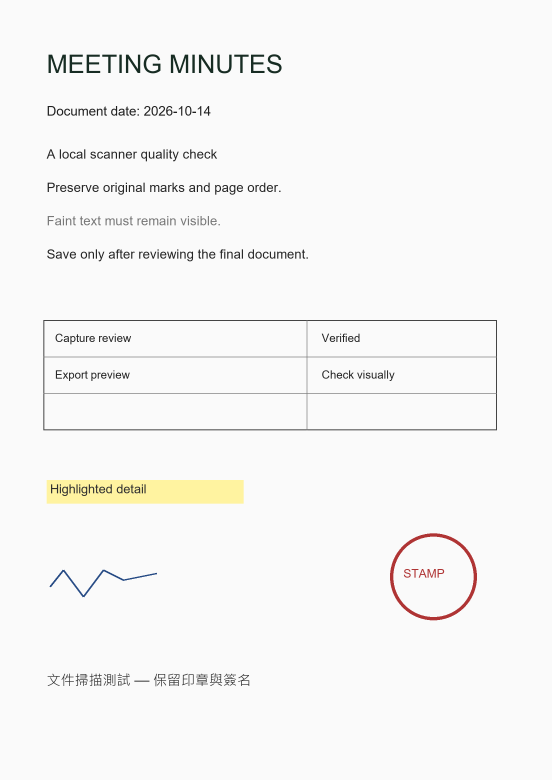
#> input picture android/app/src/androidTest/assets/sample.png, 1654 x 2339 px (shown at 1/3 size)
$ python -i verify_cleaner_reference.py   (imports and definitions only)
#> lines starting #> are read from the running program, lines starting #| are printed output that depends on the picture; after the words box and inside, x2 and y2 are one past the last pixel; in counts of white or black regions, pixels touching at a corner belong together
"""Portable OpenCV 4.12 reference experiment, not Android device validation."""
from pathlib import Path
import json, time
import cv2 as cv
import numpy as np
ROOT=Path(__file__).resolve().parents[2]
OUT=ROOT/'output'/'cleaner-research'
# [1 line not run here, left out]
rng=np.random.default_rng(47)
h,w=1200,900
page=np.full((h,w,3),244,np.uint8)
mask=np.zeros((h,w),np.uint8)
# [10 lines not run here, left out]
illum=.64+.34*np.linspace(0,1,h)[:,None]+.025*np.sin(np.linspace(0,7,w))[None,:]
source=np.clip(page.astype(float)*illum[:,:,None]+rng.normal(0,.8,(h,w,1)),0,255).astype(np.uint8)
source=cv.GaussianBlur(source,(0,0),.5)
def tone(image,sharp=25,contrast=15):
 ycc=cv.cvtColor(image,cv.COLOR_BGR2YCrCb);y=ycc[:,:,0]
 table=np.clip(np.floor((np.arange(256)-127.5)*2**(contrast/50)+127.5+.5),0,255).astype(np.uint8)
 y=cv.LUT(y,table)
 blur=cv.GaussianBlur(y,(0,0),max(.6,min(1.4,max(y.shape)*.85/1800)))
 detail=y.astype(float)-blur.astype(float)
 delta=np.where(np.abs(detail)>2,np.clip(np.floor(detail*sharp/100+.5),-24,24),0)
 ycc[:,:,0]=np.clip(y.astype(float)+delta,0,255).astype(np.uint8)
 return cv.cvtColor(ycc,cv.COLOR_YCrCb2BGR)
def background(gray):
 scale=min(1,700/max(gray.shape));small=cv.resize(gray,(round(gray.shape[1]*scale),round(gray.shape[0]*scale)),interpolation=cv.INTER_AREA)
 bg=cv.morphologyEx(small,cv.MORPH_CLOSE,cv.getStructuringElement(cv.MORPH_ELLIPSE,(31,31)))
 bg=cv.GaussianBlur(bg,(0,0),7)
 return cv.resize(bg,(gray.shape[1],gray.shape[0]),interpolation=cv.INTER_LINEAR)
def clean_color(image):
 gray=cv.cvtColor(image,cv.COLOR_BGR2GRAY);bg=background(gray).astype(float)
 lo=image.min(2);hi=image.max(2);v=image.astype(np.int32)
 lum=(29*v[:,:,0]+150*v[:,:,1]+77*v[:,:,2])>>8
 eligible=(hi.astype(int)-lo<=24)&(bg>=150)&(lum>=bg-5)
 out=image.copy();out[eligible]=255
 return tone(out,15,0)
def binary(image):
 gray=cv.cvtColor(tone(image),cv.COLOR_BGR2GRAY)
#> in tone, `ycc = cv.cvtColor(image, cv.COLOR_BGR2YCrCb)`: ycc: shape (1200, 900, 3); mean of channels 0, 1, 2 197.4, 128, 128
#> in tone, `y=cv.LUT(y,table)`:
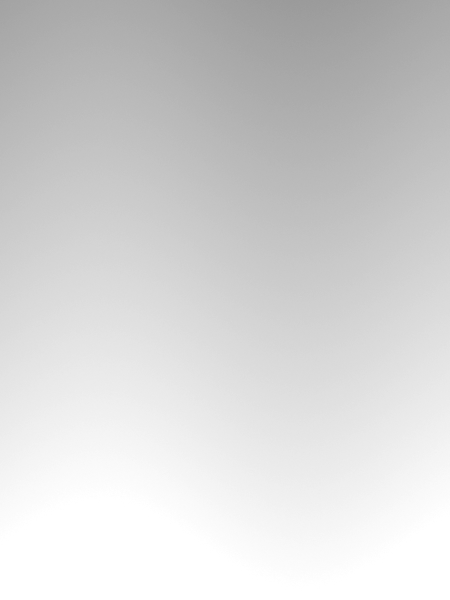
#> y: shape (1200, 900) (shown at 1/2 size); min 153, max 255, mean 212.9
#> in tone, `detail=y.astype(float)-blur.astype(float)`:
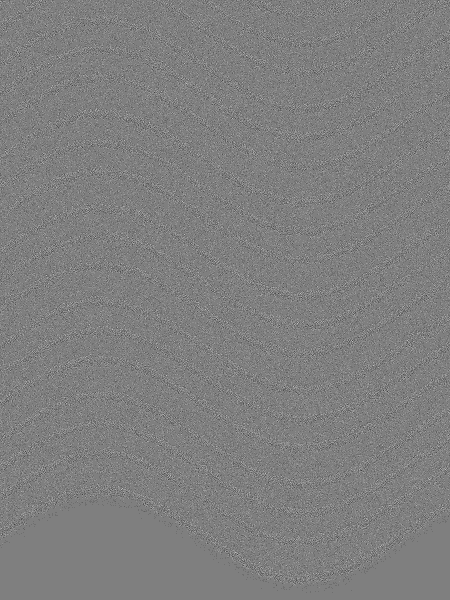
#> detail: shape (1200, 900) float64 (shown at 1/2 size); min -2, max 2, mean -0.000372; drawn with min black and max white
#> in tone, `delta=np.where(np.abs(detail)>2,np.clip(np.floor(detail*sharp/100+.5),..`: delta: shape (1200, 900) float64; every value is 0
#> in tone, `ycc[:,:,0]=np.clip(y.astype(float)+delta,0,255).astype(np.uint8)`: ycc: shape (1200, 900, 3); mean of channels 0, 1, 2 212.9, 128, 128
 bg=background(gray);flat=gray.astype(float)*255/np.maximum(bg,80)
 gray=np.clip(np.floor(gray*.35+flat*.65+.5),0,255).astype(np.uint8)
 block=max(21,min(101,round(max(gray.shape)*41/1800)));block+=block%2==0
 return cv.adaptiveThreshold(gray,255,cv.ADAPTIVE_THRESH_GAUSSIAN_C,cv.THRESH_BINARY,int(block),16-60*.14)
start=time.perf_counter();bw=binary(source);elapsed=time.perf_counter()-start
#> in binary, `flat = gray.astype(float) * 255 / np.maximum(bg, 80)`:
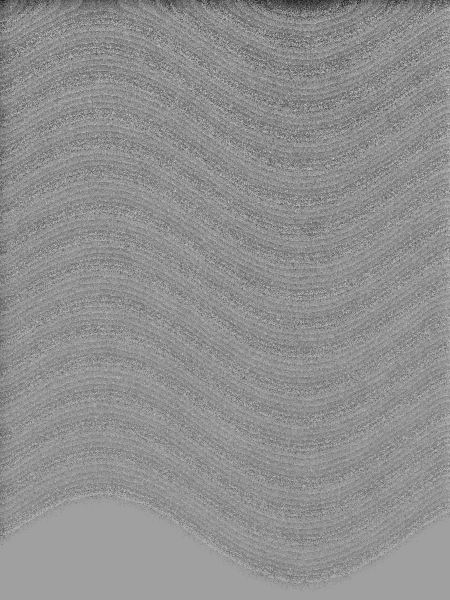
#> flat: shape (1200, 900) float64 (shown at 1/2 size); min 246.9, max 259.8, mean 254.2; drawn with min black and max white
#> in binary, `gray=np.clip(np.floor(gray*.35+flat*.65+.5),0,255).astype(np.uint8)`:
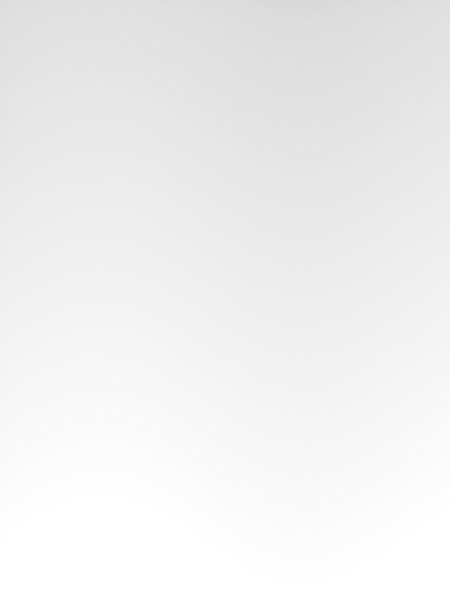
#> gray: shape (1200, 900) (shown at 1/2 size); min 214, max 255, mean 239.8
#> in binary, `return cv.adaptiveThreshold(gray,255,cv.ADAPTIVE_THRESH_GAUSSIAN_C,cv...`: returned value: shape (1200, 900); every value is 255
# [1 line not run here, left out]
retained=float((bw[mask>0]==0).mean())
#> retained = nan
# [1 line not run here, left out]
color=clean_color(source)
#> in background (call 2), `small = cv.resize(gray, (round(gray.shape[1] * scale), round(gray.shap`:
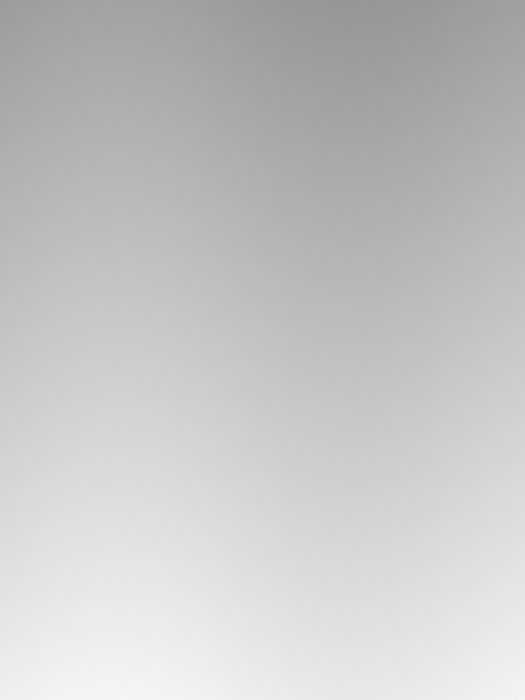
#> small: shape (700, 525); min 149, max 245, mean 197.4
#> in clean_color, `eligible=(hi.astype(int)-lo<=24)&(bg>=150)&(lum>=bg-5)`: eligible: shape (1200, 900) bool; every value is 1
#> in clean_color, `out[eligible] = 255`: out: shape (1200, 900, 3); every value is 255
#> in tone (call 2), `ycc = cv.cvtColor(image, cv.COLOR_BGR2YCrCb)`: ycc: shape (1200, 900, 3); mean of channels 0, 1, 2 255, 128, 128
# [1 line not run here, left out]
thumbs=[]
# [3 lines not run here, left out]
metrics={'runtime':'Python OpenCV '+cv.__version__,'validation':'synthetic portable reference; Android integration tests not executed','fixture_pixels':w*h,'binary_unique_values':np.unique(bw).tolist(),'dark_text_and_rule_retention':retained,'reference_elapsed_seconds':round(elapsed,4)}
# [2 lines not run here, left out]

>>> import cv2
>>> picture = cv2.imread('../app/src/androidTest/assets/sample.png')
#> picture is the input picture: shape (2339, 1654, 3); mean B, G, R 245.2, 246.1, 246.4
>>> result = binary(picture)
#> call 3 of tone, with sharp = 25, contrast = 15
#> in tone (call 3), `ycc = cv.cvtColor(image, cv.COLOR_BGR2YCrCb)`: ycc: shape (2339, 1654, 3); mean of channels 0, 1, 2 246.1, 128.2, 127.5
#> in tone (call 3), `detail=y.astype(float)-blur.astype(float)`:
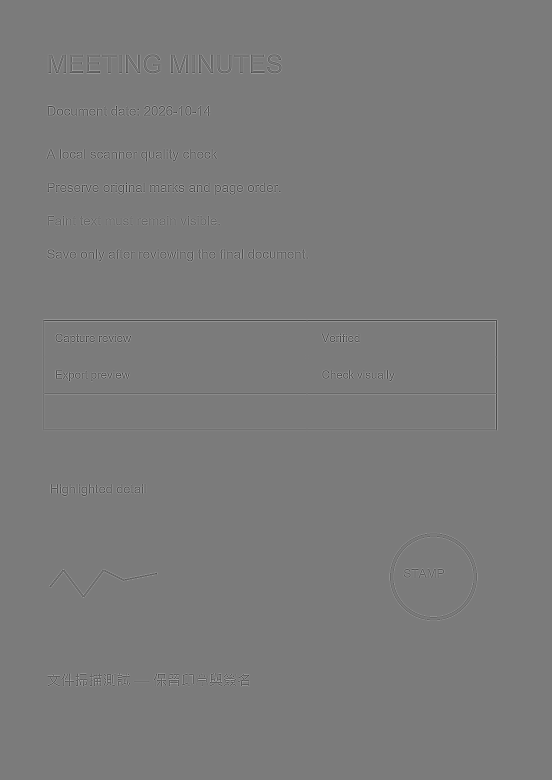
#> detail: shape (2339, 1654) float64 (shown at 1/3 size); min -141, max 149, mean 0; drawn with min black and max white
#> in tone (call 3), `ycc[:,:,0]=np.clip(y.astype(float)+delta,0,255).astype(np.uint8)`: ycc: shape (2339, 1654, 3); mean of channels 0, 1, 2 250.6, 128.2, 127.5
#> in background (call 3), `bg=cv.morphologyEx(small,cv.MORPH_CLOSE,cv.getStructuringElement(cv.MO..`: bg: shape (700, 495); every value is 255
#> in background (call 3), `return cv.resize(bg,(gray.shape[1],gray.shape[0]),interpolation=cv.INT..`: returned value: shape (2339, 1654); every value is 255
#> in binary (call 2), `return cv.adaptiveThreshold(gray,255,cv.ADAPTIVE_THRESH_GAUSSIAN_C,cv...`:
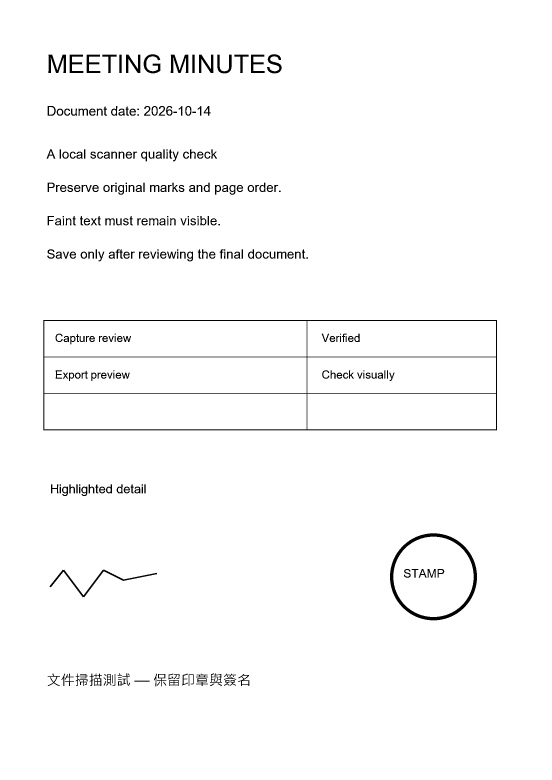
#> returned value: shape (2339, 1654) (shown at 1/3 size); 97.9% white; 298 black regions (21 under 20 px), largest, box (x1, y1, x2, y2) and area: (130, 960, 1491, 1291) 16178, (1170, 1600, 1431, 1861) 7820, (148, 1708, 471, 1792) 2064
